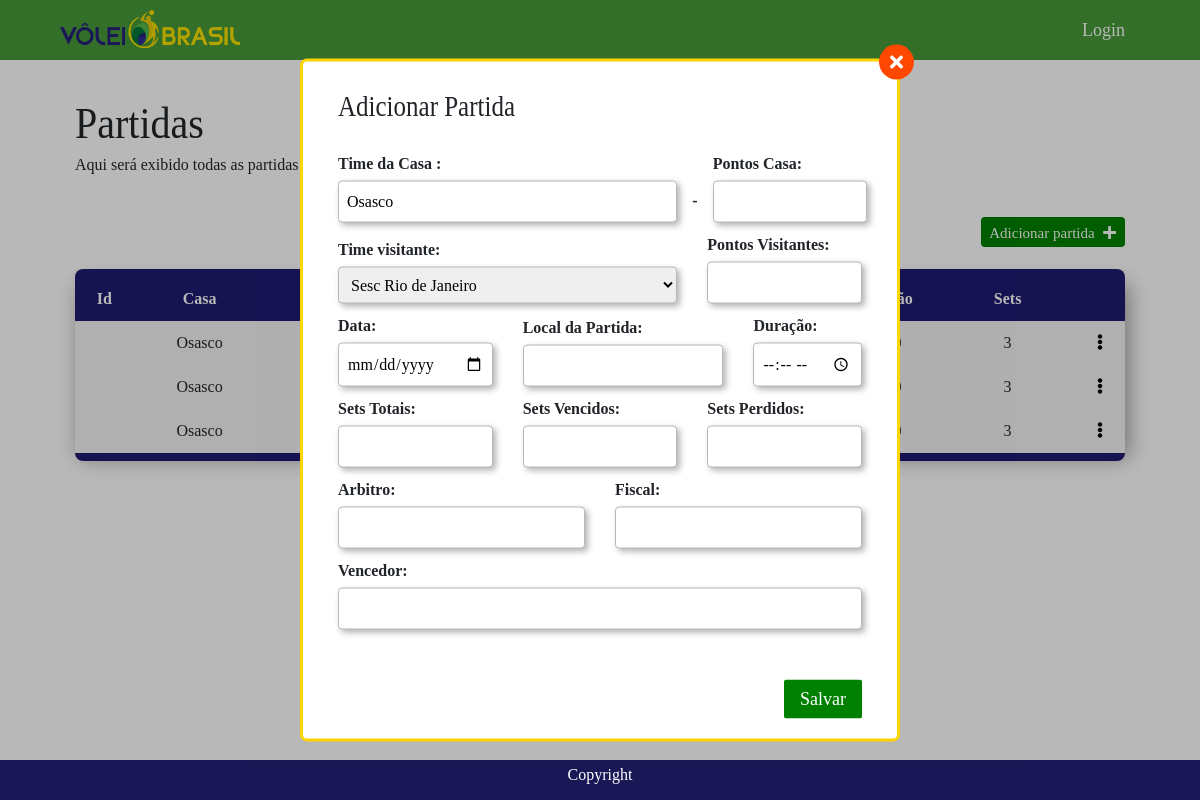
Before: /admin/partidas/novo/1 with the older database file.
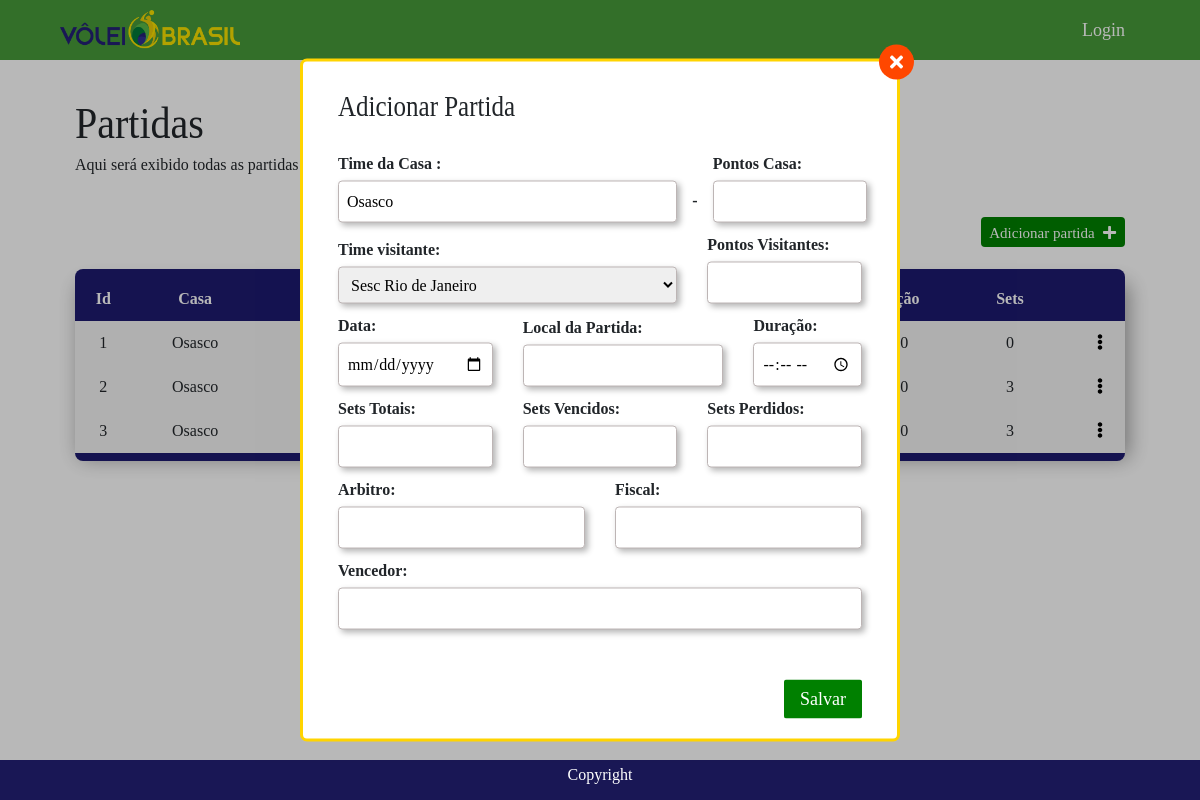
After: the same page with the newer database file.
### tables this page shows
CREATE TABLE Partidas (
    id                  INTEGER PRIMARY KEY
    , RowId INT
    , TimeCasa_Id           INT NOT NULL
    , TimeVisitantes_Id     INT NOT NULL
    , Pontos_Casa         INT NOT NULL
    , Pontos_Visitante INT NOT NULL
    , DataJogo                TEXT NOT NULL
    , LocalJogo TEXT NOT NULL
    , Duracao TEXT NOT NULL
    , Vencedor TEXT NOT NULL
    , SetsTotal INT NOT NULL
    , SetsVencidos INT NOT NULL
    , SetsPerdidos INT NOT NULL
    , ArbitroPrincipal TEXT NOT NULL
    , FiscalRede TEXT NOT NULL
    , FOREIGN KEY (TimeCasa_Id) REFERENCES Equipes (id)
    , FOREIGN KEY (TimeVisitantes_Id) REFERENCES Equipes (id)
);

### controller.py (the view, shortened to what this page needs)
@app.route('/admin/partidas/novo/<id_time>', methods=['GET', 'POST'])
def adicionar_partida(id_time):
    casa = get_time(id_time)
    visita = times_menosUm(id_time)
    partidas = get_partidas(id_time)
    times = times_menosUm(id_time)
    return render_template(
        'parts/add-partidas.html',
        title='Adicionar',
        casa=casa,
        visita=visita,
        partidas=partidas,
        timeCasa=casa,
        times=times
    )

### app.py (called while the page is built)
@app.before_request
def before_request():
    g.db = get_db()
    g.query_db = query_db

@app.teardown_request
def teardown_request(exception):
    db = getattr(g, '_database', None)
    if db is not None:
        db.close()

### dao.py (called while the page is built)
def get_time(time_id):
    time = g.query_db(
        '''SELECT * FROM Equipes WHERE Id = ?''',
        [time_id],
        one=True
    )
    return time

def get_partidas(time_id):
    partidas = g.query_db(
        '''
            SELECT *
              FROM Partidas
               INNER JOIN Equipes on Equipes.Id = Partidas.TimeCasa_Id
             WHERE TimeCasa_Id = ?
        ''',
        [time_id]
    )
    return partidas

def times_menosUm(time_id):
    times = g.query_db(
        '''
            SELECT *
              FROM Equipes
             WHERE Id != ?
        ''',
        [time_id]
    )
    return times

### db.py (called while the page is built)
def make_dicts(cursor, row):
    return dict((cursor.description[idx][0], value)
                for idx, value in enumerate(row))

def get_db():
    db = getattr(g, '_database', None)
    if db is None:
        db = g._database = sqlite3.connect(DATABASE)
        print(db)
    db.row_factory = make_dicts
    return db

### templates/parts/add-partidas.html (shortened to what this page needs)
{% extends 'partidas.html' %} {% block partida %}
<div class="addTime">
    <h3 class="addTime-title">Adicionar Partida</h3>
    <form action="" method="POST">
        <div class="linha">
            <div class="input-container col-lg-8">
                <label for="nomeCasa">Time da Casa :</label>
                <textarea type="text" class="inputForm" readonly>{{ casa['Nome'] }}</textarea>
            </div>
            <p> <strong> - </strong></p>
            <div class="input-container col-lg-4">
                <label for="Pontos_Casa">Pontos Casa:</label>
                <input type="number" id="Pontos_Casa" name="Pontos_Casa" class="inputForm" title="Localidade do time" required>
            </div>
        </div>
        <div class="linha">
            <div class="input-container col-lg-8">
                <label for="nomeVisitante">Time visitante:</label>
                <select class="inputForm" name="TimeVisitantes_Id" required>
                    {% for t in times %}
                    <option value=" {{ t['Id'] }}">
                        {{ t['Nome'] }}
                    </option>
                    {% endfor %}
                </select>
            </div>
            <div class="input-container col-lg-4">
                <label for="Pontos_Visitante">Pontos Visitantes:</label>
                <input type="number" id="Pontos_Visitante" name="Pontos_Visitante" class="inputForm" title="Pontuação do time" required>
            </div>
        </div>
        <div class="linha">
            <div class="input-container col-lg-4">
                <label for="DataJogo">Data:</label>
                <input type="date" id="DataJogo" name="DataJogo" class="inputForm" title="Quantidade de Jogos" required>
            </div>
            <div class="input-container col-lg-5">
                <label for="LocalJogo">Local da Partida:</label>
                <input type="text" id="LocalJogo" name="LocalJogo" class="inputForm" title="Derrotas" required>
            </div>
            <div class="input-container col-lg-3">
                <label for="Duracao">Duração:</label>
                <input type="time" id="Duracao" name="Duracao" class="inputForm" title="Duração" required>
            </div>
        </div>
        <div class="linha">
            <div class="input-container col-lg-4">
                <label for="SetsTotal">Sets Totais:</label>
                <input type="number" id="SetsTotal" name="SetsTotal" class="inputForm" title="Sets" required>
            </div>
            <div class="input-container col-lg-4">
                <label for="SetsVencidos">Sets Vencidos:</label>
                <input type="number" id="SetsVencidos" name="SetsVencidos" class="inputForm" title="Vencidos" required>
            </div>
            <div class="input-container col-lg-4">
                <label for="SetsPerdidos">Sets Perdidos:</label>
                <input type="number" id="SetsPerdidos" name="SetsPerdidos" class="inputForm" title="Perdidos" required>
            </div>
        </div>
        <div class="linha">
            <div class="input-container col-lg-6">
                <label for="ArbitroPrincipal">Arbitro:</label>
                <input type="text" id="ArbitroPrincipal" name="ArbitroPrincipal" class="inputForm" title="Arbitro" required>
            </div>
            <div class="input-container col-lg-6">
                <label for="FiscalRede">Fiscal:</label>
                <input type="text" id="FiscalRede" name="FiscalRede" class="inputForm" title="Fiscal de Rede" required>
            </div>
        </div>
        <div class="linha">
            <div class="input-container col-lg-12">
                <label for="Vencedor">Vencedor:</label>
                <input type="text" id="Vencedor" name="Vencedor" class="inputForm" title="Derrotas" required>
            </div>
        </div>
        <div class="linha">
            <div class="input-container col-lg-12">
                <button type="submit" class="btn btn-submit" title="Salvar dados do time">Salvar</button>
            </div>
        </div>
    </form>
</div>
{% endblock %}

### templates/partidas.html (shortened to what the changed rows need)
<!DOCTYPE html>
<html lang="pt-br">
<head>
    <link rel="stylesheet" href="https://cdnjs.cloudflare.com/ajax/libs/font-awesome/5.13.0/css/all.min.css">
    <link rel="stylesheet" href="{{url_for('static', filename='css/bootstrap.css')}}">
    <link rel="stylesheet" href="{{url_for('static', filename='css/site.css')}}">
</head>
<body>
    <main class="main">
        <section class="partidas">
            <div class="wrapper">
                <div class="partidas__inner">
                    <div class="col-lg-12 col-md-12 col-sm-12 partidas__inner-content ">
                        <table class="table__list" cellspacing="0">
                            <thead>
                                <tr>
                                    <th>Id</th>
                                    <th>Casa</th>
                                    <th>Visitante</th>
                                    <th>Data</th>
                                    <th>Vencedor</th>
                                    <th>Duração</th>
                                    <th>Sets</th>
                                    <th></th>
                                    <th></th>
                                </tr>
                            </thead>
                            <tbody>
                                {% for i in partidas %}
                                <tr>
                                    <td> {{ i['id']}} </td>
                                    <td> {{ timeCasa['Nome'] }} </td>
                                    <td> {{ i['TimeVisitantes_Id']}} </td>
                                    <td> {{ i['DataJogo']}} </td>
                                    <td> {{ i['Vencedor']}}</td>
                                    <td> {{ i['Duracao']}} </td>
                                    <td> {{ i['SetsTotal']}} </td>
                                    <td></td>
                                    <td class="menuActions__container">
                                        <button class="toggle-menuActions" onclick="toggleMenuActions(0, this)">
                                            <i class="fas fa-ellipsis-v"></i>
                                        </button>
                                    </td>
                                </tr>
                                {% endfor %}
                            </tbody>
                        </table>
                    </div>
                </div>
            </div>
        </section>
    </main>
</body>
</html>

Changed rows visible on the page:
changed Partidas (number 1 of 3 on the later page): id (not shown) → "1"; SetsTotal "3" → "0"
shown differently, row unchanged: Partidas (number 2 of 3 on the later page): id (not shown) → "2"
shown differently, row unchanged: Partidas (number 3 of 3 on the later page): id (not shown) → "3"
